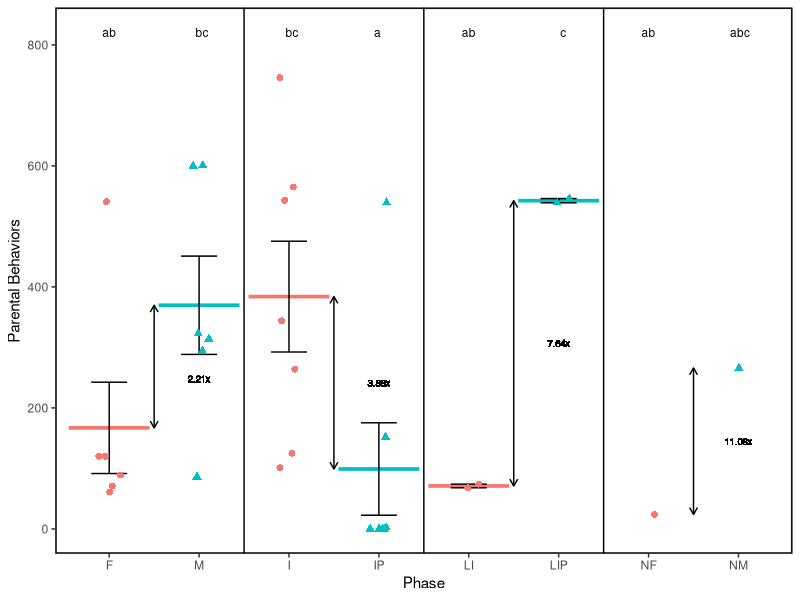
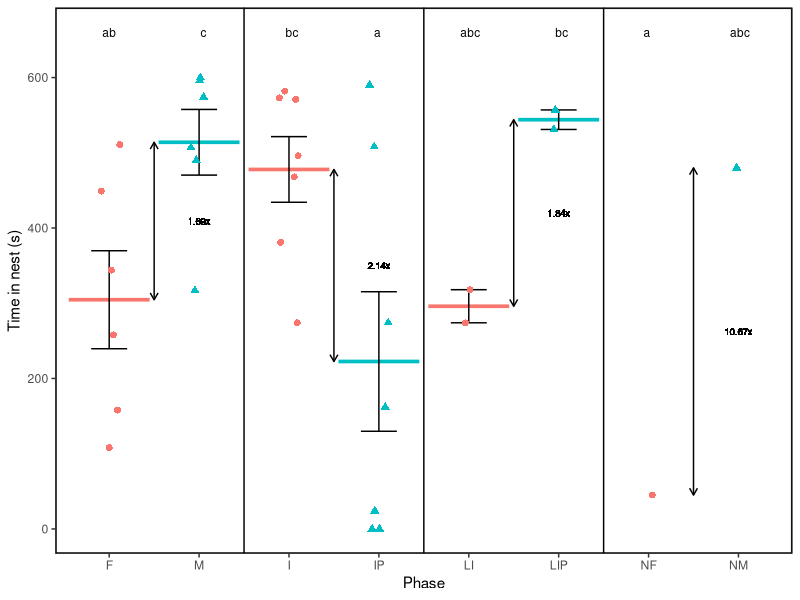
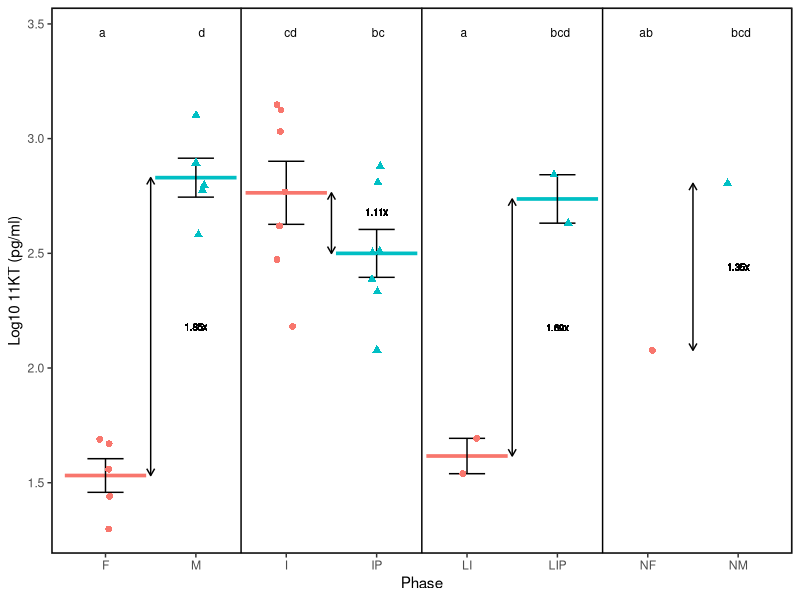
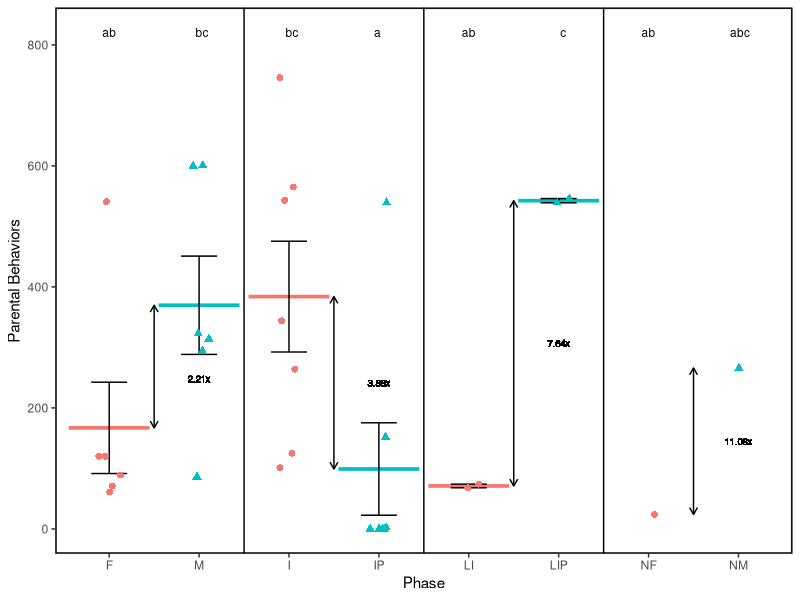
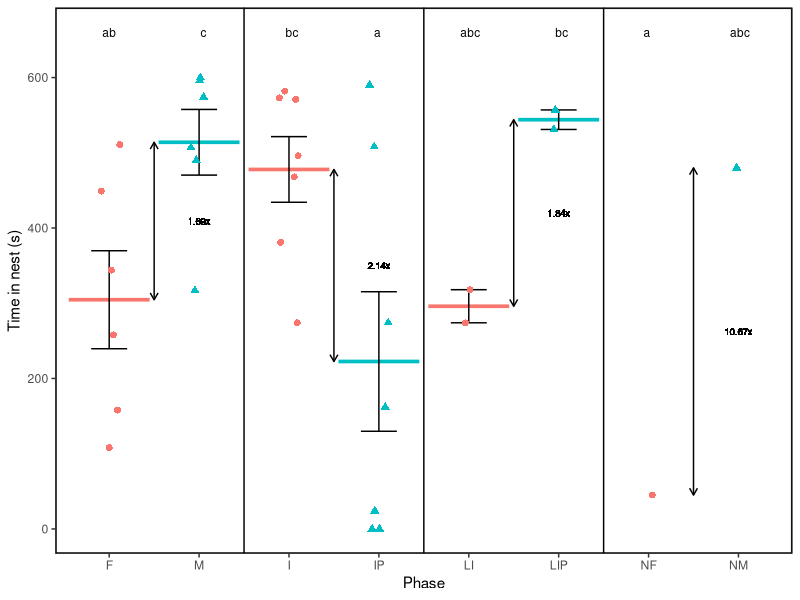
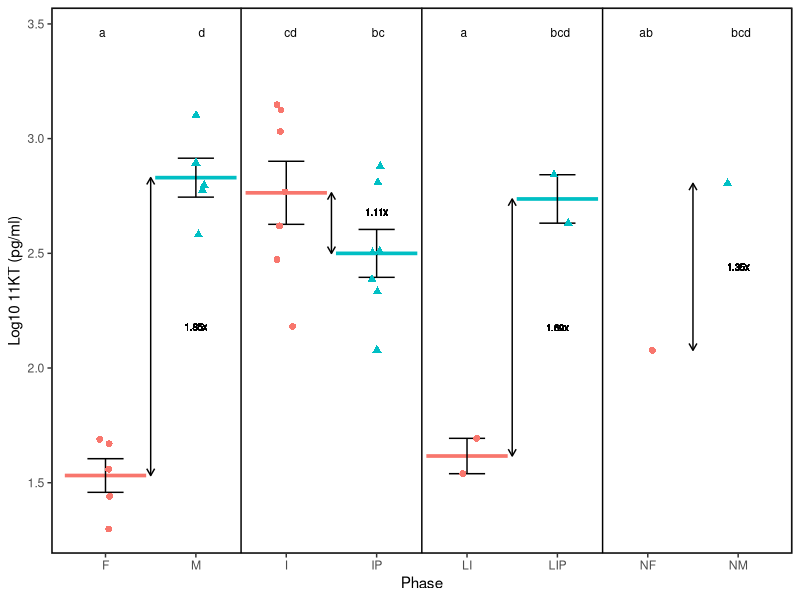

Write the R code that produced these figures, in order. (Note: this script raises an error after producing the figures.)
library(ggplot2)
library(lme4)
library(tidyverse)
library(emmeans)
library(ggsignif)
library(multcomp)
`%notin%` = Negate(`%in%`)
set.seed(0)

measures = read.csv('Measures/all_data.csv')
measures$Time_Day_2= as.numeric(measures$Time_Day_2)
measures$Behaviors_Day_2= as.numeric(measures$Behaviors_Day_2)
measures$Log_11KT = as.numeric(measures$Log_11KT)

status_to_phase = list('D'='I',
                       'E' = 'LI',
                       'EP' = 'LIP',
                       'S' = 'IP',
                       'M'='M',
                       'F'='F',
                       'NF'='NF',
                       'NM'='NM')
measures$Phase = unlist(status_to_phase[measures$Status])
measures$Phase = factor(measures$Phase, levels =c('F','M','I','IP','LI','LIP','NF','NM'))
measures$Dominance = ifelse(measures$Phase %in%c('F','I','LI','NF'), 'Dominant', 'Subordinate')
measures$Behaviors_Day_2 = as.numeric(measures$Behaviors_Day_2)
### Sum Behaviors ----
beh_model = lm(Behaviors_Day_2~Phase, data = measures)
anova(beh_model, test = 'Chisq')
p1 = pairs(emmeans(beh_model, 'Phase'), adjust = 'none')
cld_beh = cld(emmeans(beh_model, 'Phase'), Letters = letters, adjust = "none", alpha = 0.05)
cld_beh_df = as.data.frame(cld_beh)

mean(measures$Behaviors_Day_2[measures$Phase=='M'])/mean(measures$Behaviors_Day_2[measures$Phase=='F'])
mean(measures$Behaviors_Day_2[measures$Phase=='I'])/mean(measures$Behaviors_Day_2[measures$Phase=='IP'])
mean(measures$Behaviors_Day_2[measures$Phase=='LIP'])/mean(measures$Behaviors_Day_2[measures$Phase=='LI'])
mean(measures$Behaviors_Day_2[measures$Phase=='NM'])/mean(measures$Behaviors_Day_2[measures$Phase=='NF'])

beh_mean_sd = measures%>%
  group_by(Phase, Dominance)%>%
  summarize(mean  =mean(Behaviors_Day_2),
            se = sd(Behaviors_Day_2)/sqrt(n()))

beh_plot = ggplot(measures, aes(y = Behaviors_Day_2, x = Phase, color = Dominance, shape = Dominance))+
  stat_summary(data = subset(measures, !Phase %in% c('NM', 'NF')),
               geom = 'crossbar', fun = 'mean') +
  geom_errorbar(data = beh_mean_sd, aes(x = Phase, y = mean, ymin = mean-se, ymax = mean+se),
                color ='black',
                width = 0.4, linewidth = 0.5)+
  labs(x = 'Phase', y = 'Parental Behaviors') +
  theme_bw()+
  theme(panel.grid.major = element_blank(),
        panel.grid.minor = element_blank(),
        panel.background = element_rect(linewidth=1, color = 'black'),
        legend.key = element_blank())+
  geom_vline(xintercept = 2.5)+
    geom_vline(xintercept = 4.5,)+
      geom_vline(xintercept = 6.5)+
  annotate("segment", 
           x = 1.5, xend = 1.5, 
           y = mean(measures$Behaviors_Day_2[measures$Phase=='F']), 
           yend = mean(measures$Behaviors_Day_2[measures$Phase=='M']),
           arrow = arrow(ends = "both", length = unit(0.2, "cm")))+
  geom_text(x = 2, y = mean(c(mean(measures$Behaviors_Day_2[measures$Phase=='F']),
                              mean(measures$Behaviors_Day_2[measures$Phase=='M']))-20),
            label = '2.21x', 
            color = 'black',
            size = 2.5,
             legend.key = element_blank())+
    annotate("segment", 
           x = 3.5, xend = 3.5, 
           y = mean(measures$Behaviors_Day_2[measures$Phase=='I']), 
           yend = mean(measures$Behaviors_Day_2[measures$Phase=='IP']),
           arrow = arrow(ends = "both", length = unit(0.2, "cm")))+
    geom_text(x = 4, y = mean(c(mean(measures$Behaviors_Day_2[measures$Phase=='I']),
                              mean(measures$Behaviors_Day_2[measures$Phase=='IP']))),
            label = '3.88x', 
            color = 'black',
            size = 2.5,
             legend.key = element_blank())+
      annotate("segment", 
           x = 5.5, xend = 5.5, 
           y = mean(measures$Behaviors_Day_2[measures$Phase=='LI']), 
           yend = mean(measures$Behaviors_Day_2[measures$Phase=='LIP']),
           arrow = arrow(ends = "both", length = unit(0.2, "cm")))+
      geom_text(x = 6, y = mean(c(mean(measures$Behaviors_Day_2[measures$Phase=='LI']),
                              mean(measures$Behaviors_Day_2[measures$Phase=='LIP']))),
            label = '7.64x', 
            color = 'black',
            size = 2.5,
             legend.key = element_blank())+
        annotate("segment", 
           x = 7.5, xend = 7.5, 
           y = mean(measures$Behaviors_Day_2[measures$Phase=='NF']), 
           yend = mean(measures$Behaviors_Day_2[measures$Phase=='NM']),
           arrow = arrow(ends = "both", length = unit(0.2, "cm")))+
        geom_text(x = 8, y = mean(c(mean(measures$Behaviors_Day_2[measures$Phase=='NF']),
                              mean(measures$Behaviors_Day_2[measures$Phase=='NM']))),
            label = '11.08x', 
            color = 'black',
            size = 2.5,
             legend.key = element_blank())+
    geom_point( size = 2, position = position_jitterdodge(0.25)) +
  geom_text(data = cld_beh_df, aes(x = Phase, y = 1.1*max(measures$Behaviors_Day_2), label = .group), 
          size = 3, inherit.aes = FALSE)+
  theme(legend.position = 'none')
beh_plot

ggsave(plot = beh_plot,
       file = "beh_plot.svg",
       device = "svg",
       units = "in",
       width = 3,
       height = 2,
       path = "Manuscript/Plots/Fig.1/Behaviors")




### Time ----
tim_mean_sd = measures%>%
  group_by(Phase, Dominance)%>%
  summarize(mean  =mean(Time_Day_2),
            se = sd(Time_Day_2)/sqrt(n()))

time_model = lm(Time_Day_2~Phase, data = measures)
anova(time_model, test = 'Chisq')
p2 = pairs(emmeans(time_model, 'Phase'), adjust = 'none')
cld_results = cld(emmeans(time_model, 'Phase'), Letters = letters, adjust = "none", alpha = 0.05)
cld_df = as.data.frame(cld_results)

mean(measures$Time_Day_2[measures$Phase=='M'])/mean(measures$Time_Day_2[measures$Phase=='F'])
mean(measures$Time_Day_2[measures$Phase=='I'])/mean(measures$Time_Day_2[measures$Phase=='IP'])
mean(measures$Time_Day_2[measures$Phase=='LIP'])/mean(measures$Time_Day_2[measures$Phase=='LI'])
mean(measures$Time_Day_2[measures$Phase=='NM'])/mean(measures$Time_Day_2[measures$Phase=='NF'])

time_plot = ggplot(measures, aes(y = Time_Day_2, x = Phase, color = Dominance, shape = Dominance))+
  stat_summary(data = subset(measures, !Phase %in% c('NM', 'NF')),
               geom = 'crossbar', fun = 'mean') +
    geom_errorbar(data = tim_mean_sd, aes(x = Phase, y = mean, ymin = mean-se, ymax = mean+se),
                color ='black',
                width = 0.4, linewidth = 0.5)+
  labs(x = 'Phase', y = 'Time in nest (s)') +
  theme_bw()+
  theme(panel.grid.major = element_blank(),
        panel.grid.minor = element_blank(),
        panel.background = element_rect(linewidth=1, color = 'black'),
        legend.key = element_blank())+
  geom_vline(xintercept = 2.5)+
    geom_vline(xintercept = 4.5,)+
      geom_vline(xintercept = 6.5)+
  annotate("segment", 
           x = 1.5, xend = 1.5, 
           y = mean(measures$Time_Day_2[measures$Phase=='F']), 
           yend = mean(measures$Time_Day_2[measures$Phase=='M']),
           arrow = arrow(ends = "both", length = unit(0.2, "cm")))+
  geom_text(x = 2, y = mean(c(mean(measures$Time_Day_2[measures$Phase=='F']),
                              mean(measures$Time_Day_2[measures$Phase=='M']))),
            label = '1.69x', 
            color = 'black',
            size = 2.5,
             legend.key = element_blank())+
    annotate("segment", 
           x = 3.5, xend = 3.5, 
           y = mean(measures$Time_Day_2[measures$Phase=='I']), 
           yend = mean(measures$Time_Day_2[measures$Phase=='IP']),
           arrow = arrow(ends = "both", length = unit(0.2, "cm")))+
    geom_text(x = 4, y = mean(c(mean(measures$Time_Day_2[measures$Phase=='I']),
                              mean(measures$Time_Day_2[measures$Phase=='IP']))),
            label = '2.14x', 
            color = 'black',
            size = 2.5,
             legend.key = element_blank())+
      annotate("segment", 
           x = 5.5, xend = 5.5, 
           y = mean(measures$Time_Day_2[measures$Phase=='LI']), 
           yend = mean(measures$Time_Day_2[measures$Phase=='LIP']),
           arrow = arrow(ends = "both", length = unit(0.2, "cm")))+
      geom_text(x = 6, y = mean(c(mean(measures$Time_Day_2[measures$Phase=='LI']),
                              mean(measures$Time_Day_2[measures$Phase=='LIP']))),
            label = '1.84x', 
            color = 'black',
            size = 2.5,
             legend.key = element_blank())+
        annotate("segment", 
           x = 7.5, xend = 7.5, 
           y = mean(measures$Time_Day_2[measures$Phase=='NF']), 
           yend = mean(measures$Time_Day_2[measures$Phase=='NM']),
           arrow = arrow(ends = "both", length = unit(0.2, "cm")))+
        geom_text(x = 8, y = mean(c(mean(measures$Time_Day_2[measures$Phase=='NF']),
                              mean(measures$Time_Day_2[measures$Phase=='NM']))),
            label = '10.67x', 
            color = 'black',
            size = 2.5,
             legend.key = element_blank())+
    geom_point( size = 2, position = position_jitterdodge(0.25)) +
  geom_text(data = cld_df, aes(x = Phase, y = 1.1*max(measures$Time_Day_2), label = .group), 
          size = 3, inherit.aes = FALSE)+
  
  theme(legend.position = 'none')
time_plot

ggsave(plot = time_plot,
       file = "time_plot_nolegend.svg",
       device = "svg",
       units = "in",
       width = 3,
       height = 2,
       path = "Manuscript/Plots/Fig.1/Time")


### 11KT ----
kt = measures%>%
  group_by(Phase, Dominance)%>%
  subset(!is.na(Log_11KT))%>%
  summarize(mean  =mean(Log_11KT,),
            se = sd(Log_11KT)/sqrt(n()))

kt_model = lm(Log_11KT~Phase, data = measures)
anova(kt_model, test = 'Chisq')
p3 = pairs(emmeans(kt_model, 'Phase'), adjust = 'none')
cld_kt = cld(emmeans(kt_model, 'Phase'), Letters = letters, adjust = "none", alpha = 0.05)
cld_df_kt = as.data.frame(cld_kt)

  mean(measures$Log_11KT[measures$Phase=='M']%>%na.omit())/mean(measures$Log_11KT[measures$Phase=='F']%>%na.omit())
mean(measures$Log_11KT[measures$Phase=='I'])/mean(measures$Log_11KT[measures$Phase=='IP'])
mean(measures$Log_11KT[measures$Phase=='LIP'])/mean(measures$Log_11KT[measures$Phase=='LI'])
mean(measures$Log_11KT[measures$Phase=='NM'])/mean(measures$Log_11KT[measures$Phase=='NF'])

kt_plot = ggplot(measures, aes(y = Log_11KT, x = Phase, color = Dominance, shape = Dominance))+
  stat_summary(data = subset(measures, !Phase %in% c('NM', 'NF')),
               geom = 'crossbar', fun = 'mean') +
    geom_errorbar(data = kt, aes(x = Phase, y = mean, ymin = mean-se, ymax = mean+se),
                color ='black',
                width = 0.4, linewidth = 0.5)+
  labs(x = 'Phase', y = 'Log10 11KT (pg/ml)') +
  theme_bw()+
  theme(panel.grid.major = element_blank(),
        panel.grid.minor = element_blank(),
        panel.background = element_rect(linewidth=1, color = 'black'),
        legend.key = element_blank())+
  geom_vline(xintercept = 2.5)+
    geom_vline(xintercept = 4.5,)+
      geom_vline(xintercept = 6.5)+
  annotate("segment", 
           x = 1.5, xend = 1.5, 
           y = mean(measures$Log_11KT[measures$Phase=='F']%>%na.omit()), 
           yend = mean(measures$Log_11KT[measures$Phase=='M']%>%na.omit()),
           arrow = arrow(ends = "both", length = unit(0.2, "cm")))+
  geom_text(x = 2, y = mean(c(mean(measures$Log_11KT[measures$Phase=='F' & !is.na(measures$Log_11KT)]),
                              mean(measures$Log_11KT[measures$Phase=='M'& !is.na(measures$Log_11KT)]))),
            label = '1.85x', 
            color = 'black',
            size = 2.5,
             legend.key = element_blank())+
    annotate("segment", 
           x = 3.5, xend = 3.5, 
           y = mean(measures$Log_11KT[measures$Phase=='I']), 
           yend = mean(measures$Log_11KT[measures$Phase=='IP']),
           arrow = arrow(ends = "both", length = unit(0.2, "cm")))+
    geom_text(x = 4, y = 0.05+mean(c(mean(measures$Log_11KT[measures$Phase=='I']),
                              mean(measures$Log_11KT[measures$Phase=='IP']))),
            label = '1.11x', 
            color = 'black',
            size = 2.5,
             legend.key = element_blank())+
      annotate("segment", 
           x = 5.5, xend = 5.5, 
           y = mean(measures$Log_11KT[measures$Phase=='LI']), 
           yend = mean(measures$Log_11KT[measures$Phase=='LIP']),
           arrow = arrow(ends = "both", length = unit(0.2, "cm")))+
      geom_text(x = 6, y = mean(c(mean(measures$Log_11KT[measures$Phase=='LI']),
                              mean(measures$Log_11KT[measures$Phase=='LIP']))),
            label = '1.69x', 
            color = 'black',
            size = 2.5,
             legend.key = element_blank())+
        annotate("segment", 
           x = 7.5, xend = 7.5, 
           y = mean(measures$Log_11KT[measures$Phase=='NF']), 
           yend = mean(measures$Log_11KT[measures$Phase=='NM']),
           arrow = arrow(ends = "both", length = unit(0.2, "cm")))+
        geom_text(x = 8, y = mean(c(mean(measures$Log_11KT[measures$Phase=='NF']),
                              mean(measures$Log_11KT[measures$Phase=='NM']))),
            label = '1.35x', 
            color = 'black',
            size = 2.5,
             legend.key = element_blank())+
    geom_point( size = 2, position = position_jitterdodge(0.25)) +
  geom_text(data = cld_df_kt, aes(x = Phase, y = 1.1*max(measures$Log_11KT%>%na.omit()), label = .group), 
          size = 3, inherit.aes = FALSE)+
  
  theme(legend.position = 'none')
kt_plot

ggsave(plot = kt_plot,
       file = "kt_plot.svg",
       device = "svg",
       units = "in",
       width = 3,
       height = 2,
       path = "Manuscript/Plots/Fig.1/kt")


###---- Percent Testicular -----

pct_test = measures%>%
  group_by(Phase, Dominance)%>%
  subset(!is.na(Percent_Testicular))%>%
  summarize(mean  =mean(Percent_Testicular,),
            se = sd(Percent_Testicular)/sqrt(n()))

test_model = lm(Percent_Testicular~Phase, data = measures)
anova(test_model, test = 'Chisq')
p4 = pairs(emmeans(test_model, 'Phase'), adjust = 'none')
cld_pct_test = cld(emmeans(test_model, 'Phase'), Letters = letters, adjust = "none", alpha = 0.05)
cld_pct_test_df = as.data.frame(cld_pct_test)

  #mean(measures$Percent_Testicular[measures$Phase=='M']%>%na.omit())/mean(measures$Log_11KT[measures$Phase=='F']%>%na.omit())
mean(measures$Percent_Testicular[measures$Phase=='I'])/mean(measures$Percent_Testicular[measures$Phase=='IP'])
mean(measures$Percent_Testicular[measures$Phase=='LIP'])/mean(measures$Percent_Testicular[measures$Phase=='LI'])
#mean(measures$Percent_Testicular[measures$Phase=='NM'])/mean(measures$Percent_Testicular[measures$Phase=='NF'])

test_plot = ggplot(subset(measures, !Phase %in%c('F','NF')), aes(y = Percent_Testicular, x = as.character(Phase)))+
  stat_summary(data = subset(measures, !Phase %in% c('NM', 'NF')),
               geom = 'crossbar', fun = 'mean') +
    geom_errorbar(data = pct_test, aes(x = as.character(Phase), y = mean, ymin = mean-se, ymax = mean+se),
                color ='black',
                width = 0.4, linewidth = 0.5)+
  labs(x = 'Phase', y = 'Testicular %') +
  theme_bw()+
  theme(panel.grid.major = element_blank(),
        panel.grid.minor = element_blank(),
        panel.background = element_rect(linewidth=1, color = 'black'),
        legend.key = element_blank())+
    geom_point( size = 2, position = position_jitterdodge(0.25), shape = 1) +
  geom_text(data = cld_pct_test_df, aes(x = Phase, y = 1.1*max(measures$Percent_Testicular%>%na.omit()), label = .group), 
          size = 3, inherit.aes = FALSE)+
  theme(legend.position = 'none')+
    scale_x_discrete(limits = c('M','I','IP','LI','LIP','NM')) +
        scale_y_continuous(labels = scales::percent)
test_plot

ggsave(plot = test_plot,
       file = "test_plot.svg",
       device = "svg",
       units = "in",
       width = 2.5,
       height = 2,
       path = "Manuscript/Plots/Fig.1/Testicular")

#### ovarian ----
pct_ov = measures%>%
  group_by(Phase, Dominance)%>%
  subset(!is.na(Percent_Ovarian))%>%
  summarize(mean  =mean(Percent_Ovarian,),
            se = sd(Percent_Ovarian)/sqrt(n()))

ov_model = lm(Percent_Ovarian~Phase, data = measures)
anova(ov_model, test = 'Chisq')
p5 = pairs(emmeans(ov_model, 'Phase'), adjust = 'none')
cld_pct_ov = cld(emmeans(ov_model, 'Phase'), Letters = letters, adjust = "none", alpha = 0.05)
cld_pct_ov_df = as.data.frame(cld_pct_ov)

  #mean(measures$Percent_Testicular[measures$Phase=='M']%>%na.omit())/mean(measures$Log_11KT[measures$Phase=='F']%>%na.omit())
mean(measures$Percent_Ovarian[measures$Phase=='I'])/mean(measures$Percent_Ovarian[measures$Phase=='IP'])
mean(measures$Percent_Ovarian[measures$Phase=='LIP'])/mean(measures$Percent_Ovarian[measures$Phase=='LI'])
#mean(measures$Percent_Testicular[measures$Phase=='NM'])/mean(measures$Percent_Testicular[measures$Phase=='NF'])

ov_plot = ggplot(subset(measures, !Phase %in%c('F','NF')), aes(y = Percent_Ovarian, x = as.character(Phase)))+
  stat_summary(data = subset(measures, !Phase %in% c('NM', 'NF')),
               geom = 'crossbar', fun = 'mean') +
    geom_errorbar(data = pct_ov, aes(x = as.character(Phase), y = mean, ymin = mean-se, ymax = mean+se),
                color ='black',
                width = 0.4, linewidth = 0.5)+
  labs(x = 'Phase', y = 'Ovarian %') +
  theme_bw()+
  theme(panel.grid.major = element_blank(),
        panel.grid.minor = element_blank(),
        panel.background = element_rect(linewidth=1, color = 'black'),
        legend.key = element_blank())+
    geom_point( size = 2, position = position_jitterdodge(0.25), shape = 1) +
  geom_text(data = cld_pct_ov_df, aes(x = Phase, y = 1.1*max(measures$Percent_Ovarian%>%na.omit()), label = .group), 
          size = 3, inherit.aes = FALSE)+
  theme(legend.position = 'none')+
    scale_x_discrete(limits = c('M','I','IP','LI','LIP','NM')) +
        scale_y_continuous(labels = scales::percent)
ov_plot

ggsave(plot = ov_plot,
       file = "ov_plot.svg",
       device = "svg",
       units = "in",
       width = 2.5,
       height = 2,
       path = "Manuscript/Plots/Fig.1/Ovarian")

### volume ----
measures$Log10_Volume <- as.numeric(measures$Log10_Volume)
ev_2.5x_model <- lm(Log10_Volume~Phase+length_final_cm, data = measures)
ev_2.5x_pairs <- as.data.frame(pairs(emmeans(ev_2.5x_model, 'Phase'), adjust = 'none'))

measures_gonad= subset(measures, Phase %notin% c('NF','F'))
  
residual_model <- lm(Log10_Volume~length_final_cm, data = measures_gonad)

measures_gonad$corrected_length =residual_model$residuals
anova(ev_2.5x_model,test = 'Chisq')

corrected_vol = measures_gonad%>%
  group_by(Phase)%>%
  subset(!is.na(corrected_length))%>%
  summarize(mean  =mean(corrected_length,),
            se = sd(corrected_length)/sqrt(n()))

cld_pct_vol = cld(emmeans(ev_2.5x_model, 'Phase'), Letters = letters, adjust = "none", alpha = 0.05)
cld_pct_vol_df = as.data.frame(cld_pct_vol)

vol_plot = ggplot(subset(measures_gonad, !Phase %in%c('F','NF')), aes(y = corrected_length, x = as.character(Phase)))+
  stat_summary(data = subset(measures_gonad, !Phase %in% c('NM', 'NF')),
               geom = 'crossbar', fun = 'mean') +
    geom_errorbar(data = corrected_vol, aes(x = as.character(Phase), y = mean, ymin = mean-se, ymax = mean+se),
                color ='black',
                width = 0.4, linewidth = 0.5)+
  labs(x = 'Phase', y = 'Corrected Volume') +
  theme_bw()+
  theme(panel.grid.major = element_blank(),
        panel.grid.minor = element_blank(),
        panel.background = element_rect(linewidth=1, color = 'black'),
        legend.key = element_blank())+
    geom_point( size = 2, position = position_jitterdodge(0.25), shape = 1) +
  geom_text(data = cld_pct_vol_df, aes(x = Phase,
                                      y = 1.15*max(measures_gonad$corrected_length%>%na.omit()),
                                      label = .group), 
          size = 3, inherit.aes = FALSE)+
  theme(legend.position = 'none')+
    scale_x_discrete(limits = c('M','I','IP','LI','LIP','NM')) 
vol_plot

ggsave(plot = vol_plot,
       file = "vol_plot.svg",
       device = "svg",
       units = "in",
       width = 2.5,
       height = 2,
       path = "Manuscript/Plots/Fig.1/Volume")



###
len = measures%>%
  group_by(Phase, Dominance)%>%
  subset(!is.na(length_final_cm))%>%
  summarize(mean  =mean(length_final_cm,),
            se = sd(length_final_cm)/sqrt(n()))

len_plot =ggplot(measures, aes(y = length_final_cm, x = Phase, color = Dominance, shape = Dominance))+
  stat_summary(data = subset(measures, !Phase %in% c('NM', 'NF')),
               geom = 'crossbar', fun = 'mean') +
    geom_errorbar(data = len, aes(x = Phase, y = mean, ymin = mean-se, ymax = mean+se),
                color ='black',
                width = 0.4, linewidth = 0.5)+
  labs(x = 'Phase', y = 'Length (cm)') +
  theme_bw()+
    geom_point( size = 2, position = position_jitterdodge(0.25)) +
  theme(panel.grid.major = element_blank(),
        panel.grid.minor = element_blank(),
        panel.background = element_rect(linewidth=1, color = 'black'),
        legend.key = element_blank())+
    geom_vline(xintercept = 2.5)+
    geom_vline(xintercept = 4.5,)+
      geom_vline(xintercept = 6.5)+
      theme(legend.position = 'none')


ggsave(plot = len_plot,
       file = "len_plot.svg",
       device = "svg",
       units = "in",
       width = 2.5,
       height = 2,
       path = "Manuscript/Plots/Fig.1/Length")



mass = measures%>%
  group_by(Phase, Dominance)%>%
  subset(!is.na(mass_final_cm))%>%
  summarize(mean  =mean(mass_final_cm,),
            se = sd(mass_final_cm)/sqrt(n()))

massplot = ggplot(measures, aes(y = mass_final_cm, x = Phase, color = Dominance, shape = Dominance))+
  stat_summary(data = subset(measures, !Phase %in% c('NM', 'NF')),
               geom = 'crossbar', fun = 'mean') +
    geom_errorbar(data = mass, aes(x = Phase, y = mean, ymin = mean-se, ymax = mean+se),
                color ='black',
                width = 0.4, linewidth = 0.5)+
  labs(x = 'Phase', y = 'Mass (g)') +
  theme_bw()+
    geom_point( size = 2, position = position_jitterdodge(0.25)) +
  theme(panel.grid.major = element_blank(),
        panel.grid.minor = element_blank(),
        panel.background = element_rect(linewidth=1, color = 'black'),
        legend.key = element_blank())+
    geom_vline(xintercept = 2.5)+
    geom_vline(xintercept = 4.5,)+
      geom_vline(xintercept = 6.5)+
    theme(legend.position = 'none')


ggsave(plot = massplot,
       file = "mass_plot.svg",
       device = "svg",
       units = "in",
       width = 2.5,
       height = 2,
       path = "Manuscript/Plots/Fig.1/mass")
